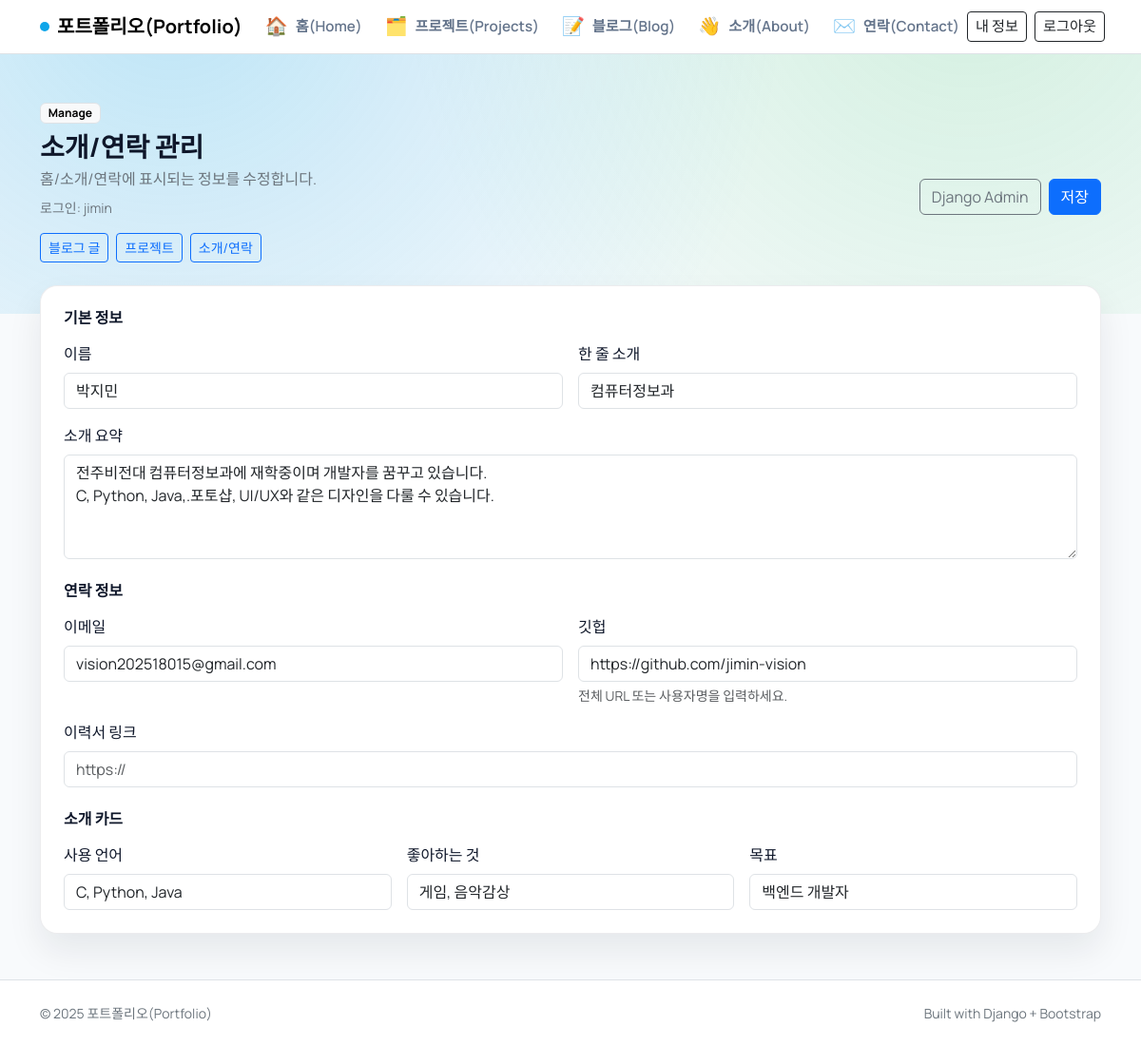
The page /manage/profile/ (signed in) on the database as committed earlier.
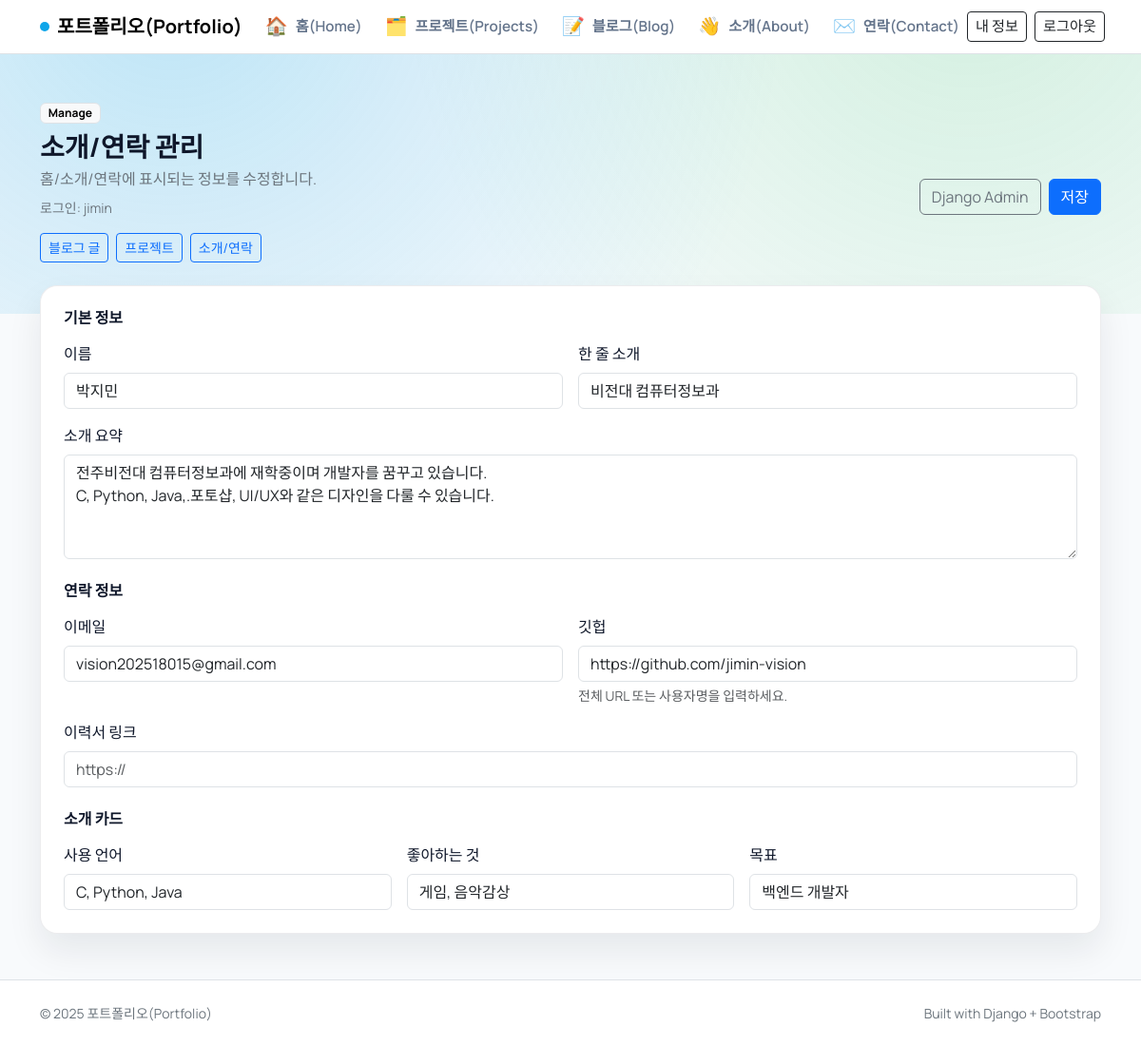
The same page on the database as committed later.
### pages/models.py (models this page shows, shortened)
class Profile(models.Model):
    user = models.OneToOneField(
        settings.AUTH_USER_MODEL,
        on_delete=models.CASCADE,
        related_name="profile",
    )
    name = models.CharField(max_length=100, blank=True)
    headline = models.CharField(max_length=200, blank=True)
    summary = models.TextField(blank=True)
    email = models.EmailField(blank=True)
    github = models.CharField(max_length=200, blank=True)
    resume = models.URLField(blank=True)
    focus_language = models.CharField(max_length=200, blank=True)
    focus_interest = models.CharField(max_length=200, blank=True)
    focus_goal = models.CharField(max_length=200, blank=True)
    updated_at = models.DateTimeField(auto_now=True)

### pages/manage_views.py (the view)
@login_required
def manage_profile_edit(request):
    profile, _ = Profile.objects.get_or_create(
        user=request.user,
        defaults={"name": request.user.get_full_name() or request.user.username},
    )
    if request.method == "POST":
        form = ProfileForm(request.POST, instance=profile)
        if form.is_valid():
            form.save()
            messages.success(request, "소개/연락 정보가 저장되었습니다.")
            return redirect("manage_profile_edit")
    else:
        form = ProfileForm(instance=profile)
    return render(request, "pages/manage/profile_form.html", {"form": form})

### pages/templates/pages/manage/profile_form.html (shortened to what this page needs)
{% extends "blog/manage/base.html" %}
{% block manage_title %}소개/연락 관리{% endblock %}
{% block manage_description %}홈/소개/연락에 표시되는 정보를 수정합니다.{% endblock %}
{% block manage_actions %}
  <a class="btn btn-outline-secondary" href="/admin/">Django Admin</a>
  <button class="btn btn-primary" type="submit" form="profile-form">저장</button>
{% endblock %}
{% block manage_content %}
<form id="profile-form" class="surface p-4" method="post">
  <div class="mb-4">
    <h2 class="h6 fw-bold mb-3">기본 정보</h2>
    <div class="row g-3">
      <div class="col-md-6">
        <label class="form-label" for="{{ form.name.id_for_label }}">{{ form.name.label }}</label>
        {{ form.name }}
      </div>
      <div class="col-md-6">
        <label class="form-label" for="{{ form.headline.id_for_label }}">{{ form.headline.label }}</label>
        {{ form.headline }}
      </div>
      <div class="col-12">
        <label class="form-label" for="{{ form.summary.id_for_label }}">{{ form.summary.label }}</label>
        {{ form.summary }}
      </div>
    </div>
  </div>
  <div class="mb-4">
    <h2 class="h6 fw-bold mb-3">연락 정보</h2>
    <div class="row g-3">
      <div class="col-md-6">
        <label class="form-label" for="{{ form.email.id_for_label }}">{{ form.email.label }}</label>
        {{ form.email }}
      </div>
      <div class="col-md-6">
        <label class="form-label" for="{{ form.github.id_for_label }}">{{ form.github.label }}</label>
        {{ form.github }}
        {% if form.github.help_text %}
          <div class="form-text">{{ form.github.help_text }}</div>
        {% endif %}
      </div>
      <div class="col-12">
        <label class="form-label" for="{{ form.resume.id_for_label }}">{{ form.resume.label }}</label>
        {{ form.resume }}
      </div>
    </div>
  </div>
  <div>
    <h2 class="h6 fw-bold mb-3">소개 카드</h2>
    <div class="row g-3">
      <div class="col-md-4">
        <label class="form-label" for="{{ form.focus_language.id_for_label }}">{{ form.focus_language.label }}</label>
        {{ form.focus_language }}
      </div>
      <div class="col-md-4">
        <label class="form-label" for="{{ form.focus_interest.id_for_label }}">{{ form.focus_interest.label }}</label>
        {{ form.focus_interest }}
      </div>
      <div class="col-md-4">
        <label class="form-label" for="{{ form.focus_goal.id_for_label }}">{{ form.focus_goal.label }}</label>
        {{ form.focus_goal }}
      </div>
    </div>
  </div>
</form>
{% endblock %}

Rows that differ between the two databases and show on the page:
changed Profile "박지민": headline "컴퓨터정보과" → "비전대 컴퓨터정보과"
